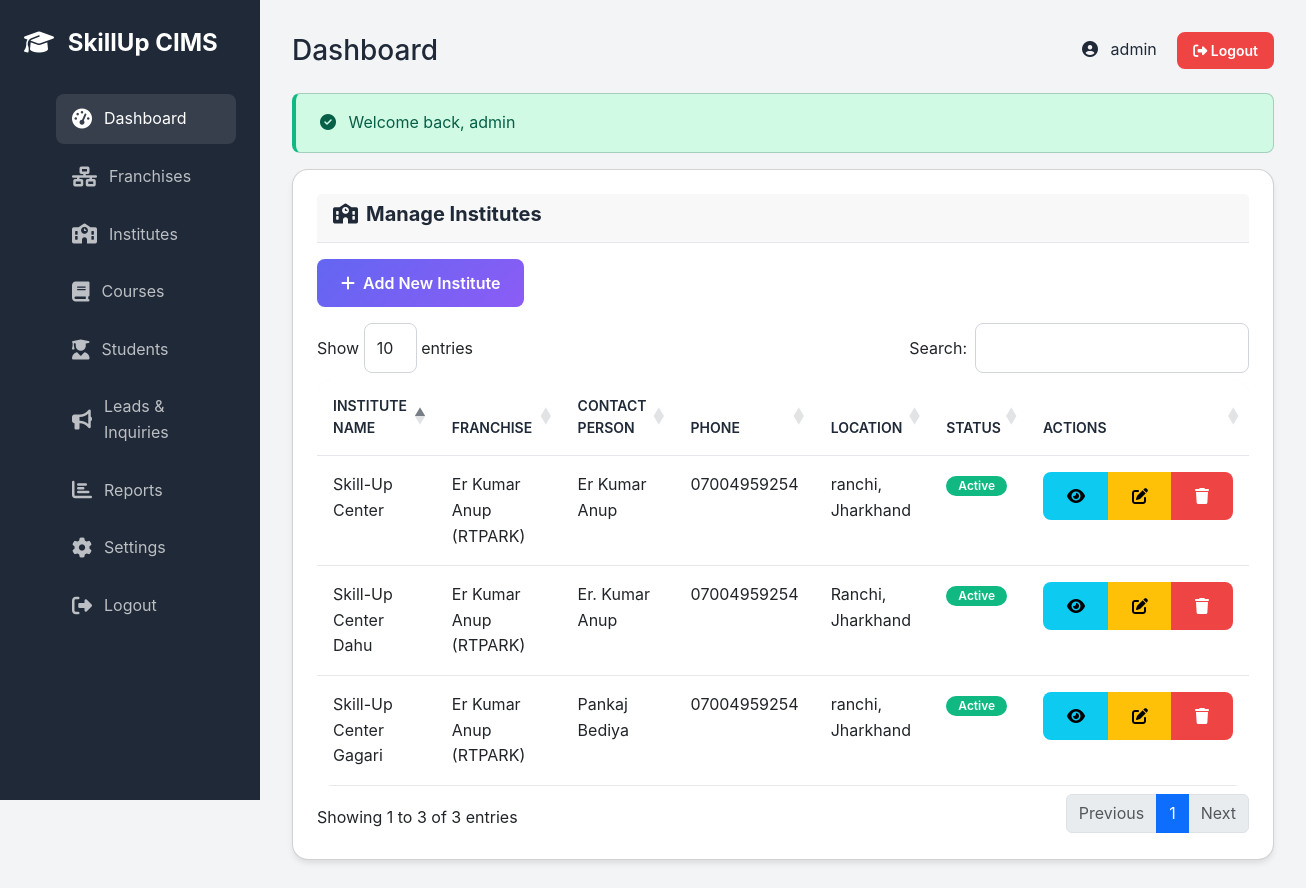
The page /public/admin/institutes (signed in) on the database its author committed.
### tables this page shows
CREATE TABLE `institutes` (
  `id` int(10) UNSIGNED NOT NULL,
  `franchise_id` int(10) UNSIGNED NOT NULL,
  `institute_code` varchar(20) NOT NULL,
  `institute_name` varchar(200) NOT NULL,
  `address` text NOT NULL,
  `city` varchar(100) DEFAULT NULL,
  `state` varchar(100) DEFAULT NULL,
  `pincode` varchar(10) DEFAULT NULL,
  `contact_person` varchar(100) NOT NULL,
  `phone` varchar(20) NOT NULL,
  `email` varchar(100) NOT NULL,
  `logo` varchar(255) DEFAULT NULL,
  `status` enum('active','inactive') DEFAULT 'active',
  `user_id` int(10) UNSIGNED DEFAULT NULL COMMENT 'Institute admin user ID',
  `created_at` timestamp NOT NULL DEFAULT current_timestamp(),
  `updated_at` timestamp NOT NULL DEFAULT current_timestamp() ON UPDATE current_timestamp()
);

CREATE TABLE `franchises` (
  `id` int(10) UNSIGNED NOT NULL,
  `franchise_code` varchar(20) NOT NULL,
  `franchise_name` varchar(200) NOT NULL,
  `owner_name` varchar(100) NOT NULL,
  `email` varchar(100) NOT NULL,
  `phone` varchar(20) NOT NULL,
  `address` text NOT NULL,
  `city` varchar(100) DEFAULT NULL,
  `state` varchar(100) DEFAULT NULL,
  `pincode` varchar(10) DEFAULT NULL,
  `commission_rate` decimal(5,2) DEFAULT 10.00 COMMENT 'Commission percentage',
  `status` enum('active','inactive','pending') DEFAULT 'pending',
  `user_id` int(10) UNSIGNED NOT NULL COMMENT 'Franchise admin user ID',
  `created_at` timestamp NOT NULL DEFAULT current_timestamp(),
  `updated_at` timestamp NOT NULL DEFAULT current_timestamp() ON UPDATE current_timestamp()
);

### app/Controllers/AdminController.php (called while the page is built, shortened)
<?php
class AdminController extends Controller
{
    public function institutes()
    {
        $db = Database::getInstance();
        $institutes = $db->fetchAll("
            SELECT i.*, f.franchise_name
            FROM institutes i
            LEFT JOIN franchises f ON i.franchise_id = f.id
            ORDER BY i.created_at DESC
        ");
        $this->view('admin/institutes', [
            'institutes' => $institutes
        ], 'layouts/admin');
    }
}

### public/index.php (called while the page is built, shortened)
<?php
spl_autoload_register(function ($class) {
    $paths = [
        __DIR__ . '/../core/' . $class . '.php',
        __DIR__ . '/../app/Controllers/' . $class . '.php',
        __DIR__ . '/../app/Models/' . $class . '.php',
        __DIR__ . '/../app/Middleware/' . $class . '.php',
    ];
    foreach ($paths as $path) {
        if (file_exists($path)) {
            return;
        }
    }
});
require __DIR__ . '/../app/Helpers/helpers.php';
$router = new Router();
$router->dispatch();

### config/database.php (called while the page is built)
<?php
return [
    'host' => getenv('DB_HOST') ?: 'localhost',
    'database' => getenv('DB_NAME') ?: 'skillup_cims',
    'username' => getenv('DB_USER') ?: 'root',
    'password' => getenv('DB_PASS') ?: '',
    'charset' => 'utf8mb4',
    'collation' => 'utf8mb4_unicode_ci',
];

### core/Database.php (called while the page is built, shortened)
<?php
class Database
{
    private static $instance = null;
    private $connection;
    private function __construct()
    {
        try {
            $config = require __DIR__ . '/../config/database.php';
            $dsn = "mysql:host={$config['host']};dbname={$config['database']};charset={$config['charset']}";
            $options = [
                PDO::ATTR_ERRMODE => PDO::ERRMODE_EXCEPTION,
                PDO::ATTR_DEFAULT_FETCH_MODE => PDO::FETCH_ASSOC,
                PDO::ATTR_EMULATE_PREPARES => false,
            ];
            $this->connection = new PDO($dsn, $config['username'], $config['password'], $options);
        } catch (PDOException $e) {
            die("Database Connection Failed: " . $e->getMessage());
        }
    }
    public static function getInstance()
    {
        if (self::$instance === null) {
            self::$instance = new self();
        }
        return self::$instance;
    }
    public function query($sql, $params = [])
    {
        try {
            $stmt = $this->connection->prepare($sql);
            $stmt->execute($params);
            return $stmt;
        } catch (PDOException $e) {
            error_log("Query Error: " . $e->getMessage());
            throw $e;
        }
    }
    public function fetchAll($sql, $params = [])
    {
        $stmt = $this->query($sql, $params);
        return $stmt->fetchAll();
    }
}

### app/Helpers/helpers.php (called while the page is built, shortened)
<?php
function e($string)
{
    return htmlspecialchars($string ?? '', ENT_QUOTES, 'UTF-8');
}

### core/Session.php (called while the page is built, shortened)
<?php
class Session
{
    public static function get($key, $default = null)
    {
        return $_SESSION[$key] ?? $default;
    }
    public static function has($key)
    {
        return isset($_SESSION[$key]);
    }
    public static function isAuthenticated()
    {
        return self::has('user_id') && self::has('user_role');
    }
    public static function userRole()
    {
        return self::get('user_role');
    }
}

### views/admin/institutes.php (the view, shortened to what this page needs)
<div class="card">
    <div class="card-header">
        <h5 class="card-title mb-0">
            <i class="fas fa-school me-2"></i>Manage Institutes
        </h5>
    </div>
    <div class="card-body">
        <div class="mb-3">
            <button class="btn btn-primary" data-bs-toggle="modal" data-bs-target="#addInstituteModal">
                <i class="fas fa-plus me-2"></i>Add New Institute
            </button>
        </div>
        <div class="table-responsive">
            <table class="table" id="institutesTable">
                <thead>
                    <tr>
                        <th>Institute Name</th>
                        <th>Franchise</th>
                        <th>Contact Person</th>
                        <th>Phone</th>
                        <th>Location</th>
                        <th>Status</th>
                        <th>Actions</th>
                    </tr>
                </thead>
                <tbody>
                    <?php foreach ($institutes as $institute): ?>
                        <tr>
                            <td><?= e($institute['institute_name']) ?></td>
                            <td><?= e($institute['franchise_name']) ?></td>
                            <td><?= e($institute['contact_person']) ?></td>
                            <td><?= e($institute['phone']) ?></td>
                            <td><?= e($institute['city'] . ', ' . $institute['state']) ?></td>
                            <td>
                                <span class="badge badge-<?= $institute['status'] === 'active' ? 'success' : 'danger' ?>">
                                    <?= ucfirst($institute['status']) ?>
                                </span>
                            </td>
                            <td>
                                <div class="btn-group btn-group-sm">
                                    <button class="btn btn-info view-btn" title="View"
                                        data-bs-toggle="modal" data-bs-target="#viewInstituteModal"
                                        data-institute='<?= json_encode($institute, JSON_HEX_APOS) ?>'>
                                        <i class="fas fa-eye"></i>
                                    </button>
                                    <button class="btn btn-warning edit-btn" title="Edit"
                                        data-bs-toggle="modal" data-bs-target="#editInstituteModal"
                                        data-institute='<?= json_encode($institute, JSON_HEX_APOS) ?>'>
                                        <i class="fas fa-edit"></i>
                                    </button>
                                    <button class="btn btn-danger delete-btn" title="Delete"
                                        data-bs-toggle="modal" data-bs-target="#deleteInstituteModal"
                                        data-id="<?= $institute['id'] ?>" data-name="<?= e($institute['institute_name']) ?>">
                                        <i class="fas fa-trash"></i>
                                    </button>
                                </div>
                            </td>
                        </tr>
                    <?php endforeach; ?>
                </tbody>
            </table>
        </div>
    </div>
</div>

### core/Router.php (shortened to what this page needs)
<?php
class Router
{
    private $routes = [];
    private function addRoute($method, $uri, $controller, $action, $middleware = [])
    {
        if (strpos($controller, '@') !== false && $action === null) {
            list($controller, $action) = explode('@', $controller);
        }
        $this->routes[] = [
            'method' => $method,
            'uri' => $uri,
            'controller' => $controller,
            'action' => $action,
            'middleware' => $middleware
        ];
    }
    public function dispatch()
    {
        $requestUri = $this->getRequestUri();
        $requestMethod = $_SERVER['REQUEST_METHOD'];
        foreach ($this->routes as $route) {
            if ($route['method'] === $requestMethod && $this->matchRoute($route['uri'], $requestUri, $params)) {
                $controllerClass = $route['controller'];
                $action = $route['action'];
                if (class_exists($controllerClass)) {
                    $controller = new $controllerClass();
                    if (method_exists($controller, $action)) {
                        call_user_func_array([$controller, $action], $params);
                        return;
                    }
                }
                return;
            }
        }
    }
    private function matchRoute($routeUri, $requestUri, &$params = [])
    {
        $pattern = preg_replace('/\{(\w+)\}/', '([^/]+)', $routeUri);
        $pattern = '#^' . $pattern . '$#';
        if (preg_match($pattern, $requestUri, $matches)) {
            return true;
        }
        return false;
    }
    private function getRequestUri()
    {
        $uri = parse_url($_SERVER['REQUEST_URI'], PHP_URL_PATH);
        $scriptName = dirname($_SERVER['SCRIPT_NAME']);
        if ($scriptName !== '/' && strpos($uri, $scriptName) === 0) {
            $uri = substr($uri, strlen($scriptName));
        }
        return rtrim($uri, '/') ?: '/';
    }
}

### public/assets/css/custom.css (style rules this page uses)
:root { --primary-color: #6366f1; --secondary-color: #8b5cf6; --accent-color: #ec4899; --gradient-start: #667eea; --gradient-end: #764ba2; --dark: #1f2937; --light: #f9fafb; --white: #ffffff; --gray-100: #f3f4f6; --gray-200: #e5e7eb; --gray-300: #d1d5db; --gray-600: #4b5563; --gray-800: #1f2937; --success: #10b981; --warning: #f59e0b; --danger: #ef4444; --info: #3b82f6; --spacing-sm: 0.5rem; --spacing-md: 1rem; --spacing-lg: 1.5rem; --spacing-xl: 2rem; --radius-sm: 0.375rem; --radius-md: 0.5rem; --radius-lg: 1rem; --radius-full: 9999px; --shadow-sm: 0 1px 2px 0 rgba(0, 0, 0, 0.05); --shadow-md: 0 4px 6px -1px rgba(0, 0, 0, 0.1); --shadow-lg: 0 10px 15px -3px rgba(0, 0, 0, 0.1); --shadow-xl: 0 20px 25px -5px rgba(0, 0, 0, 0.1); }
* { margin: 0; padding: 0; box-sizing: border-box; }
body { font-family: 'Inter', 'Segoe UI', Tahoma, Geneva, Verdana, sans-serif; color: var(--gray-800); background-color: var(--gray-100); line-height: 1.6; overflow-x: hidden; }
.btn { display: inline-block; padding: 0.75rem 1.5rem; border-radius: var(--radius-md); font-weight: 600; text-decoration: none; transition: all 0.3s ease; border: none; cursor: pointer; font-size: 1rem; }
.btn-primary { background: linear-gradient(135deg, var(--primary-color), var(--secondary-color)); color: white; }
.btn-danger { background: var(--danger); color: white; }
.card { background: white; border-radius: var(--radius-lg); box-shadow: var(--shadow-md); padding: 1.5rem; margin-bottom: 1.5rem; transition: all 0.3s ease; }
.card-header { border-bottom: 1px solid var(--gray-200); padding-bottom: 1rem; margin-bottom: 1rem; }
.card-title { font-size: 1.25rem; font-weight: 700; color: var(--dark); margin: 0; }
.card-body { padding: 0; }
.table-responsive { overflow-x: auto; }
.table { width: 100%; background: white; border-radius: var(--radius-lg); overflow: hidden; }
.table thead { background: var(--gray-100); }
.table th, .table td { padding: 1rem; text-align: left; border-bottom: 1px solid var(--gray-200); }
.table th { font-weight: 600; color: var(--dark); font-size: 0.875rem; text-transform: uppercase; }
.badge { display: inline-block; padding: 0.25rem 0.75rem; border-radius: var(--radius-full); font-size: 0.75rem; font-weight: 600; }
.badge-success { background: var(--success); color: white; }
.mb-3 { margin-bottom: 1.5rem; }

### rows shown on the page
institutes: institute_name "Skill-Up Center Dahu", franchise.franchise_name "Er Kumar Anup (RTPARK)", contact_person "Er. Kumar Anup", phone "07004959254", city+state "Ranchi, Jharkhand", status "Active"
institutes: institute_name "Skill-Up Center Gagari", franchise.franchise_name "Er Kumar Anup (RTPARK)", contact_person "Pankaj Bediya", phone "07004959254", city+state "ranchi, Jharkhand", status "Active"
institutes: institute_name "Skill-Up Center", franchise.franchise_name "Er Kumar Anup (RTPARK)", contact_person "Er Kumar Anup", phone "07004959254", city+state "ranchi, Jharkhand", status "Active"
